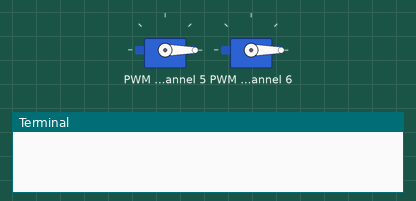
This program was run on a simulated Raspberry Pi (BCM pin numbers), started with the argument 1. On the bench: 2 × servo, the last lines printed to the terminal. At 1.0 s the program stops and its outputs stay as they are.

Above: at 0.1 s.
At 0.6 s:
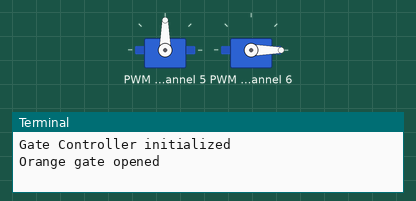
Timing chart, 0 to 2.1 s (numbered marks = the images above):
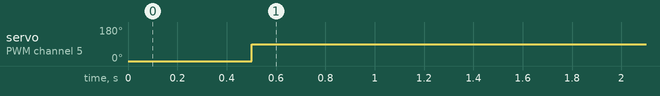

Measured:
- by itself, servo on PWM channel 5: 0° → 90° at 0.50 s

The program:

open_gate.py
```python
#!/usr/bin/env python3
import time
import sys
from adafruit_servokit import ServoKit
import board
import busio

class GateController:
    def __init__(self):
        # Initialize I2C bus
        i2c = busio.I2C(board.SCL, board.SDA)

        # Initialize the ServoKit
        self.kit = ServoKit(channels=16)

        # Configure servo parameters for channels 9 and 10
        for channel in [5, 6]:
            self.kit.servo[channel].set_pulse_width_range(500, 2400)
            self.kit.servo[channel].actuation_range = 180

        # Set initial positions (closed)
        self.kit.servo[5].angle = 0    # Orange gate closed
        self.kit.servo[6].angle = 0   # White gate closed
        time.sleep(0.5)

        print("Gate Controller initialized")

    def open_gate(self, gate_type):
        """
        Open the specified gate (1 for orange, 0 for white)

        Args:
            gate_type (int): 1 for orange, 0 for white

        Returns:
            bool: True if successful, False otherwise
        """
        try:
            if gate_type == 1:  # Orange
                self.kit.servo[5].angle = 90   # Open orange gate
                self.kit.servo[6].angle = 0    # Ensure white gate is closed
                print("Orange gate opened")
            elif gate_type == 0:  # White
                self.kit.servo[6].angle = 90   # Open white gate
                self.kit.servo[5].angle = 0      # Ensure orange gate is closed
                print("White gate opened")
            else:
                print(f"Error: Invalid gate type {gate_type}")
                return False

            time.sleep(0.5)
            return True

        except Exception as e:
            print(f"Error operating gate: {e}")
            return False

if __name__ == "__main__":
    if len(sys.argv) != 2:
        print("Usage: open_gate.py <gate_type> (1 for orange, 0 for white)")
        sys.exit(1)

    try:
        gate_type = int(sys.argv[1])
        if gate_type not in [0, 1]:
            raise ValueError

        controller = GateController()
        success = controller.open_gate(gate_type)

        if not success:
            sys.exit(1)

    except ValueError:
        print("Error: Argument must be 1 (orange) or 0 (white)")
        sys.exit(1)
    except Exception as e:
        print(f"Error: {e}")
        sys.exit(1)
```
